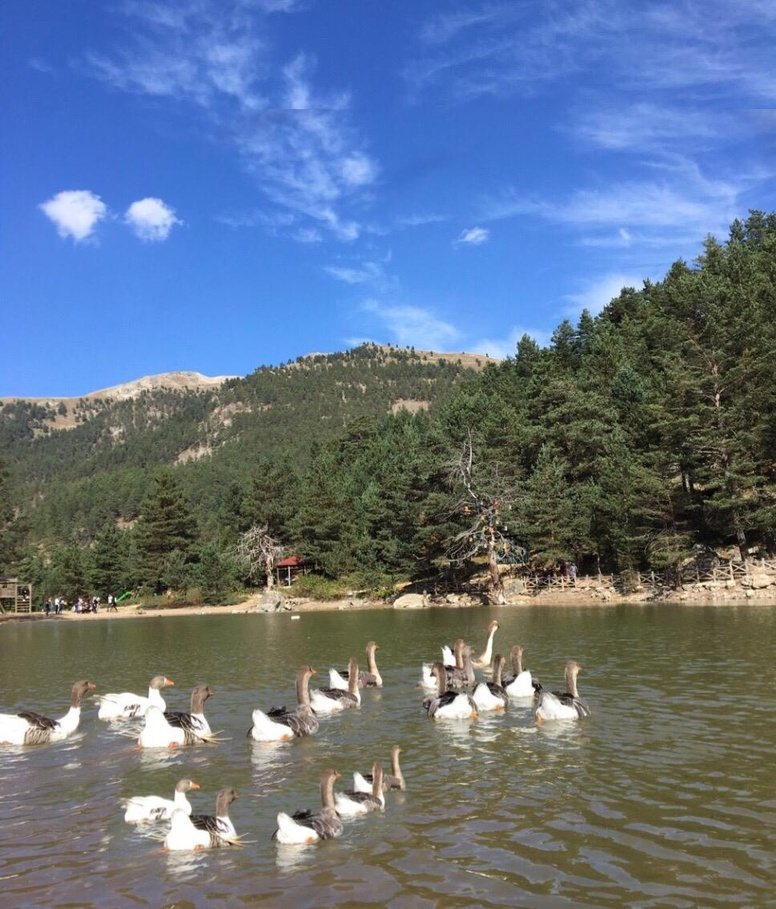
#> input picture Test-Images/1.jpeg, 776 x 909 px, shrunk from 967 x 1132 before the run
$ python -i DBSCAN.py   (imports and definitions only)
#> lines starting #> are read from the running program, lines starting #| are printed output that depends on the picture
import numpy as np
import cv2
import os
from itertools import combinations
import matplotlib.pyplot as plt

# 若使用sklearn来做DBSCAN，需要先安装 scikit-learn
from sklearn.cluster import DBSCAN

def DBSCAN_SIFT(
    filename,
    methods="DBSCAN",
    eps=40,              # DBSCAN 半径
    min_samples=2,       # DBSCAN 最少点数
    ratio_thresh=0.6,    # Lowe’s Ratio Test 阈值
    dist_thresh=10,      # 自匹配排除距离阈值
    ela_quality=90,      # JPEG 压缩品质 (ELA 用)
    ela_thresh=25,       # ELA 差分图二值化阈值
    plotimg=False,
    saveimg=False
):
    """
    与 HAC_SIFT 接口相似的 DBSCAN 检测算法:
        1) 提取 SIFT 特征并进行匹配
        2) 使用 DBSCAN 对所有匹配点进行聚类
        3) 通过 RANSAC 判断是否存在几何变换 (num_gt > 0 则视为检测到篡改)
        4) 使用 ELA 做误差水平分析, 并可视化可能的伪造区域 (原逻辑保留)

    返回值:
        num_gt     : 检测到的可疑几何变换数量 (≥1 表示怀疑篡改)
        inliers1   : 变换内点对应的源关键点坐标 (可能为空数组)
        inliers2   : 变换内点对应的目标关键点坐标 (可能为空数组)
    """
#> called with filename = '../Test-Images/1.jpeg', methods = 'DBSCAN', eps = 40, min_samples = 2, ratio_thresh = 0.6, dist_thresh = 10, ela_quality = 90, ela_thresh = 25

    # 1) 读取图像
    image = cv2.imread(filename)
#> image is the input picture: shape (909, 776, 3); mean B, G, R 135.1, 114.5, 98.5
    if image is None:
        print(f"无法读取图片: {filename}")
        return 0, np.array([]), np.array([])

    gray = cv2.cvtColor(image, cv2.COLOR_BGR2GRAY)
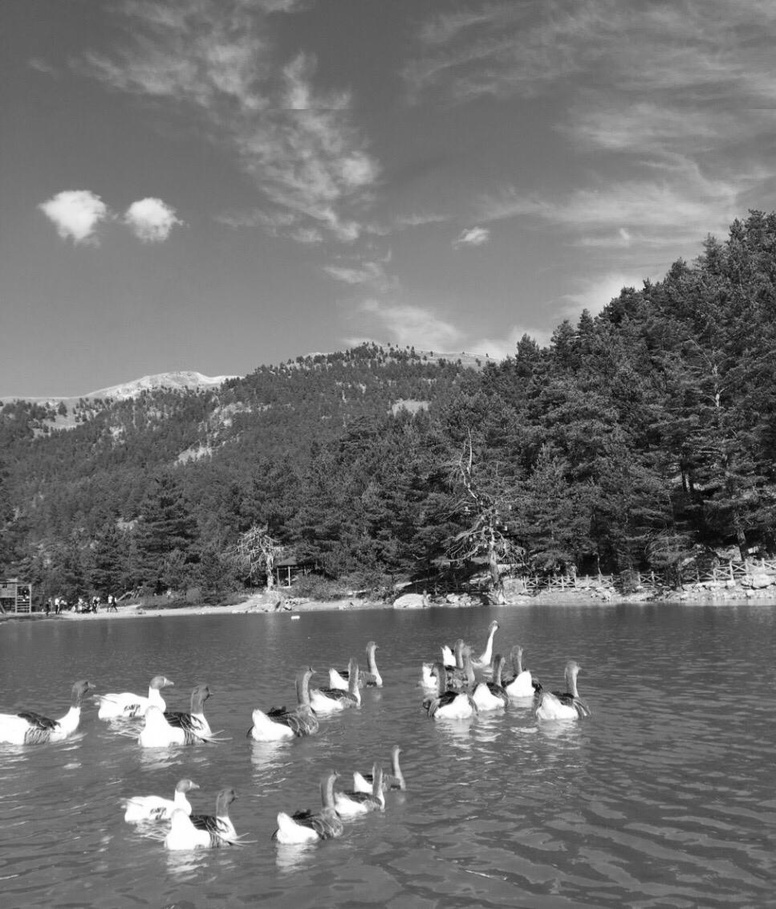
#> gray: shape (909, 776); min 0, max 255, mean 112.1

    # 2) 提取SIFT特征
    # sift = cv2.SIFT_create()
    sift = cv2.SIFT_create(
        contrastThreshold=0.01,  # 对比度阈值，用于滤除低对比度区域的特征
        edgeThreshold=50,       # 边缘阈值，用于排除边缘响应较强的点
    )
    key_points, descriptors = sift.detectAndCompute(gray, None)
#> key_points = 10430 keypoints; strongest (x, y, size): (704, 586, 1.8), (110, 598, 3), (750, 550, 3.2), (110, 601, 2.2)
    if descriptors is None or len(key_points) == 0:
        print("未检测到SIFT关键点。")
        return 0, np.array([]), np.array([])

    # 3) 特征匹配 + Ratio Test + 排除自匹配
    # 手写最近邻的匹配部分
    # Step 1: 手动对特征描述符做 L2 范数归一化
    descriptors_norm = np.zeros_like(descriptors, dtype=np.float32)
    for i in range(len(descriptors)):
        norm_val = np.linalg.norm(descriptors[i], ord=2)
        if norm_val > 1e-8:  # 避免除以0
            descriptors_norm[i] = descriptors[i] / norm_val
#> this loop made 10430 passes
#> norm_val on passes 1 to 3: 511.7, 511, 511.6

    matched_kp1, matched_kp2 = [], []

    # 这个阈值可自行调整
    # Step 2: 使用“点积 + arccos”来计算描述符之间的角度，相当于余弦距离
    for i in range(len(descriptors_norm)):
        # dotprods: 与所有描述符做点积 => shape: (N,)
        dotprods = descriptors_norm[i] @ descriptors_norm.T

        # 取 arccos 之后，越小表示越相似
        angles = np.arccos(np.clip(dotprods, -1.0, 1.0))  # dot 值可能有浮动误差，需要 clip 一下
        sorted_idx = np.argsort(angles)  # 从最小角度到最大角度排序

        # 根据代码1里的思路，遍历排序后的结果，直到不满足 ratio test
        # (这里只是示例逻辑，可根据需要自行改动)
        j = 1
        while j < len(sorted_idx) - 1 and angles[sorted_idx[j]] < ratio_thresh * angles[sorted_idx[j+1]]:
            # 计算关键点的欧几里得距离，排除过近的自匹配
            pt1 = np.array(key_points[i].pt)
            pt2 = np.array(key_points[sorted_idx[j]].pt)
            if np.linalg.norm(pt1 - pt2) > dist_thresh:
                matched_kp1.append(pt1)
                matched_kp2.append(pt2)
            j += 1
#> after the loop, matched_kp1 = 392 pairs, first value 96.95 to 401.9, second value 644.1 to 866.4; matched_kp2 = 392 pairs, first value 96.95 to 401.9, second value 644.1 to 870.5

    if len(matched_kp1) == 0:
        print("未找到足够有效的特征匹配对。")
        return 0, np.array([]), np.array([])

    # 4) 将匹配到的点合并为一个数组, 做 DBSCAN 聚类
    all_points = np.concatenate((matched_kp1, matched_kp2), axis=0)
#> all_points = 784 pairs, first value 96.95 to 401.9, second value 644.1 to 870.5
    dbscan = DBSCAN(eps=eps, min_samples=min_samples)
    cluster_labels = dbscan.fit_predict(all_points)
#> cluster_labels = 784 values from 0 to 0

    # 只保留非 -1 的簇
    unique_labels = set(cluster_labels)
#> unique_labels = 1 item
    if -1 in unique_labels:
        unique_labels.remove(-1)

    # (可选) 绘制 DBSCAN 聚类结果
    if plotimg:
        plt.figure(figsize=(8, 6))
        plt.scatter(all_points[:, 0], all_points[:, 1],
                    c=cluster_labels, cmap='rainbow', s=10)
        plt.title("DBSCAN clustering of matched keypoints")
        plt.show()

    if saveimg:
        plt.figure(figsize=(10, 8))
        plt.imshow(cv2.cvtColor(image, cv2.COLOR_BGR2RGB))
        for pt1, pt2 in zip(matched_kp1, matched_kp2):
            plt.plot([pt1[0], pt2[0]], [pt1[1], pt2[1]], 'c-', alpha=0.5)
        plt.scatter(all_points[:, 0], all_points[:, 1], c=cluster_labels, cmap='jet', marker='o')
        plt.title('DBSCAN of SIFT Matches')
        if not os.path.exists('result'):
            os.makedirs('result')
        if not os.path.exists(f'result\\{methods}_result'):
            os.makedirs(f'result\\{methods}_result')
        # filename 包含完整路径
        base_filename = os.path.basename(filename)  # 例如 "example.png"
        plt.savefig(f'result\\{methods}_result\\detect_{base_filename}')  # 保存图像到 output.png 文件
        plt.close()  # 关闭图像

    # 5) 继续保留原先的 ELA 误差水平分析, 只是这里不参与最终 num_gt 的计算
    # ---------------------------------------------------------------------
    temp_jpeg = "temp_ela.jpg"
    cv2.imwrite(temp_jpeg, image, [int(cv2.IMWRITE_JPEG_QUALITY), ela_quality])
    compressed_img = cv2.imread(temp_jpeg)
    if os.path.exists(temp_jpeg):
        os.remove(temp_jpeg)

    ela_diff = cv2.absdiff(image, compressed_img)
    ela_diff_gray = cv2.cvtColor(ela_diff, cv2.COLOR_BGR2GRAY)
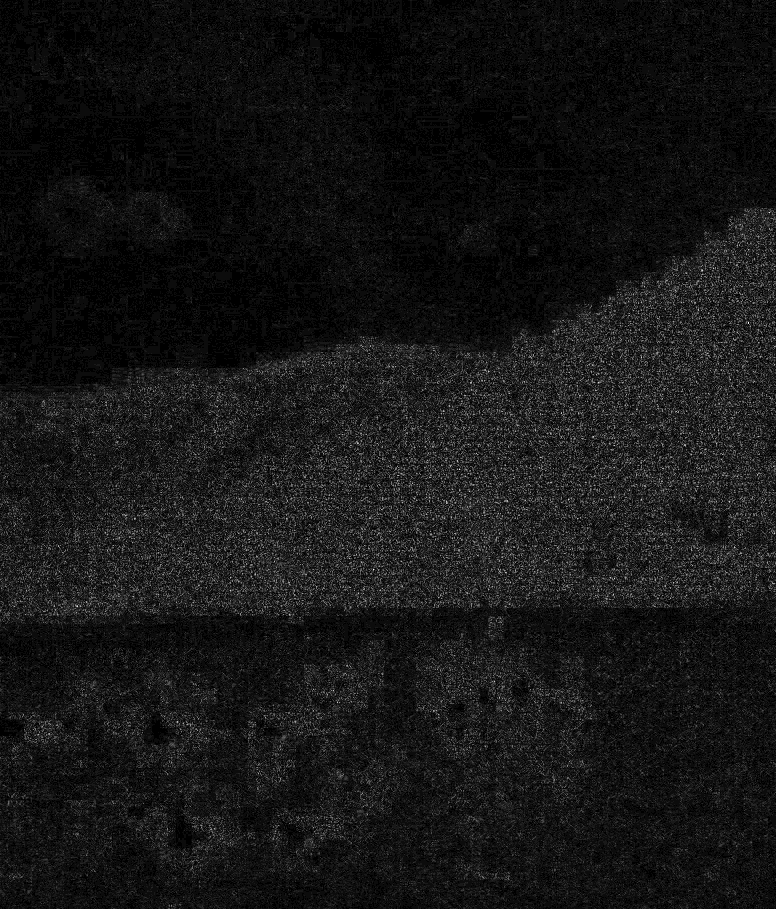
#> ela_diff_gray: shape (909, 776); min 0, max 20, mean 1.71; drawn with min black and max white
    _, ela_mask = cv2.threshold(ela_diff_gray, ela_thresh, 255, cv2.THRESH_BINARY)
#> ela_mask: shape (909, 776); every value is 0
    contours, _ = cv2.findContours(ela_mask, cv2.RETR_EXTERNAL, cv2.CHAIN_APPROX_SIMPLE)
#> contours = []

    forged_image = image.copy()
    for cnt in contours:
        x, y, w, h = cv2.boundingRect(cnt)
        cv2.rectangle(forged_image, (x, y), (x + w, y + h), (0, 0, 255), 2)
#> this loop made 0 passes

    if plotimg:
        fig, axes = plt.subplots(1, 2, figsize=(14, 6))
        axes[0].imshow(cv2.cvtColor(ela_diff, cv2.COLOR_BGR2RGB))
        axes[0].set_title("ELA 绝对差分图")
        axes[0].axis("off")

        axes[1].imshow(cv2.cvtColor(forged_image, cv2.COLOR_BGR2RGB))
        axes[1].set_title("在原图上标记可疑区域")
        axes[1].axis("off")
        plt.show()

    # [12 lines of commented-out code are left out]
    num_gt = 0
    inliers1, inliers2 = [], []

    n = len(matched_kp1)  # 匹配对数
#> n = 392
    cluster_labels_arr = cluster_labels  # 长度是 2n
#> cluster_labels_arr = 784 values from 0 to 0
    # 遍历所有可能的(簇1, 簇2)组合, 并找出各自对应的匹配对
    label_list = list(unique_labels)
#> label_list = [0]
    if len(label_list) > 1:
        # 如果只有一个簇就没法组合, 在这里只有一个簇时也可根据需求判断是否算作可疑
        for c1, c2 in combinations(label_list, 2):
            z1, z2 = [], []
            # 遍历每对匹配
            for i in range(n):
                # 第 i 对匹配点分别位于 all_points[i], all_points[i + n]
                # 即 matched_kp1[i], matched_kp2[i]
                if (cluster_labels_arr[i] == c1 and cluster_labels_arr[i + n] == c2):
                    z1.append(matched_kp1[i])
                    z2.append(matched_kp2[i])
                elif (cluster_labels_arr[i] == c2 and cluster_labels_arr[i + n] == c1):
                    z1.append(matched_kp2[i])
                    z2.append(matched_kp1[i])

            # 根据经验, 配对数需要到达一定数量才能做变换估计, 例如 4 或更高
            if len(z1) >= 4 and len(z2) >= 4:
                H, mask = cv2.findHomography(np.array(z1), np.array(z2), cv2.RANSAC, 5.0)
                if H is not None and mask is not None:
                    mask = mask.ravel().astype(bool)
                    # 如果 RANSAC 内点足够多, 认为检测到一处可能篡改
                    num_inliers = np.sum(mask)
                    if num_inliers >= 4:
                        num_gt += 1
                        inliers1.extend(np.array(z1)[mask].tolist())
                        inliers2.extend(np.array(z2)[mask].tolist())
    else:
        # 如果只有一个非噪声簇, 看是否匹配点数足够, 也可做一次 RANSAC 试试
        c = label_list[0] if len(label_list) == 1 else None
#> c = 0
        if c is not None:
            z1, z2 = [], []
            for i in range(n):
                if cluster_labels_arr[i] == c and cluster_labels_arr[i + n] == c:
                    z1.append(matched_kp1[i])
                    z2.append(matched_kp2[i])
#> after the loop, z1 has the same summary as matched_kp1; z2 has the same summary as matched_kp2
            if len(z1) >= 4:
                H, mask = cv2.findHomography(np.array(z1), np.array(z2), cv2.RANSAC, 5.0)
#> H = [[0.986, -0.00656, -21.43], [0.0008, 0.965, -91.13], [8.48e-07, -2.85e-05, 1]]; mask = 392 values, max 1 at index 16, min 0 at index 0, mean 0.5
                if H is not None and mask is not None:
                    mask = mask.ravel().astype(bool)
                    if np.sum(mask) >= 4:
                        num_gt += 1
                        inliers1.extend(np.array(z1)[mask].tolist())
                        inliers2.extend(np.array(z2)[mask].tolist())

    if num_gt > 0:
        print("Tampering detected!")
    else:
        print("Image not tampered.")

    return num_gt, np.array(inliers1), np.array(inliers2)

>>> result = DBSCAN_SIFT('../Test-Images/1.jpeg')

$ run again, on Test-Images/car.jpeg
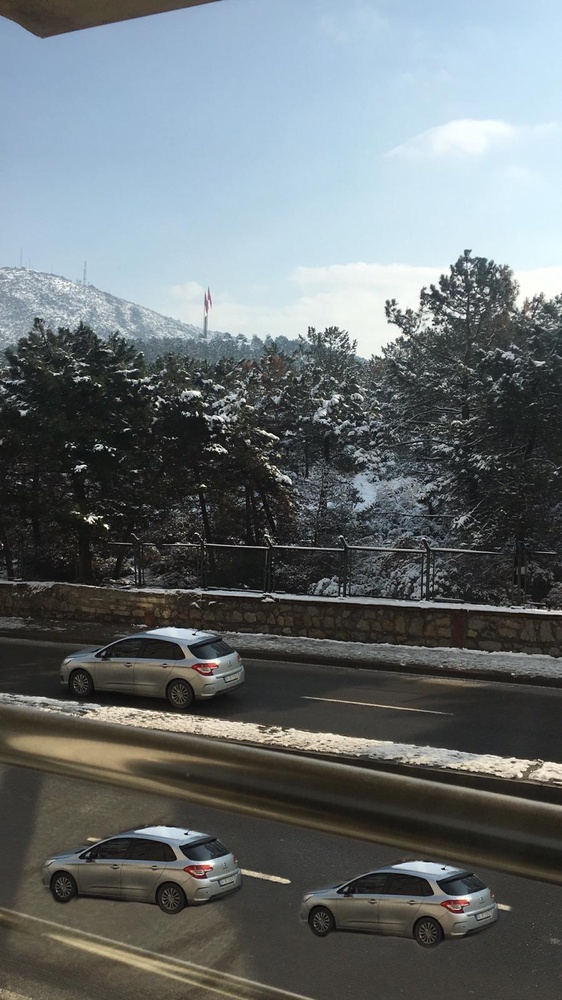
#> input picture Test-Images/car.jpeg, 562 x 1000 px, shrunk from 900 x 1600 before the run
#> in DBSCAN_SIFT, image is the input picture: shape (1000, 562, 3); mean B, G, R 113, 110.8, 104.2
#> in DBSCAN_SIFT, `gray = cv2.cvtColor(image, cv2.COLOR_BGR2GRAY)`:
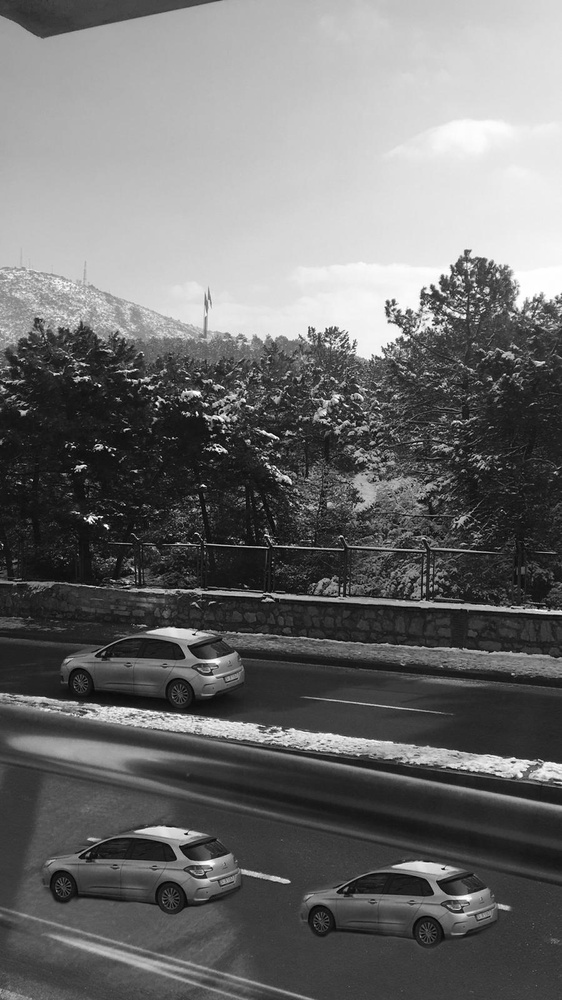
#> gray: shape (1000, 562); min 0, max 255, mean 109
#> key_points = 4843 keypoints; strongest (x, y, size): (106, 526, 2.5), (203, 485, 1.9), (223, 431, 1.9), (157, 403, 2.1)
#> the loop in DBSCAN_SIFT, `for i in range(len(descriptors)):` made 4843 passes
#> norm_val on passes 1 to 3: 511.5, 511.6, 511.7
#> after the loop in DBSCAN_SIFT, `for i in range(len(descriptors_norm)):`: matched_kp1 = 204 pairs, first value 49.99 to 505, second value 632.7 to 935.9; matched_kp2 = 204 pairs, first value 43.32 to 489.9, second value 34.68 to 969
#> all_points = 408 pairs, first value 43.32 to 505, second value 34.68 to 969
#> cluster_labels = 408 values, max 5 at index 191, min -1 at index 237, mean 2.38
#> unique_labels = 7 items
#> in DBSCAN_SIFT, `ela_diff_gray = cv2.cvtColor(ela_diff, cv2.COLOR_BGR2GRAY)`:
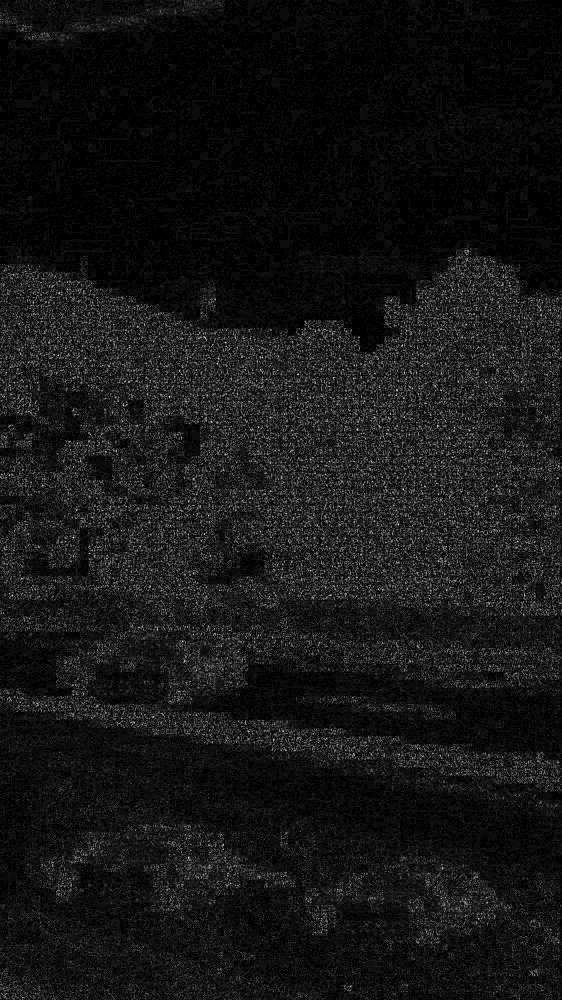
#> ela_diff_gray: shape (1000, 562); min 0, max 21, mean 1.8; drawn with min black and max white
#> ela_mask: shape (1000, 562); every value is 0
#> contours = []
#> n = 204
#> cluster_labels_arr has the same summary as cluster_labels
#> label_list = [0, 1, 2, 3, 4, 5]
#> the loop in DBSCAN_SIFT, `for c1, c2 in combinations(label_list, 2):` made 15 passes
#> (c1, c2, num_inliers) on passes 6, 8, 11: (1, 2, 50), (1, 4, 89), (2, 4, 55)
#> after the loop in DBSCAN_SIFT, `for c1, c2 in combinations(label_list, 2):`: inliers1 = 194 pairs, first value 67.06 to 235.7, second value 637.4 to 902.1; inliers2 = 194 pairs, first value 84.19 to 489.9, second value 632.7 to 935.9; num_gt = 3; num_inliers = 55
